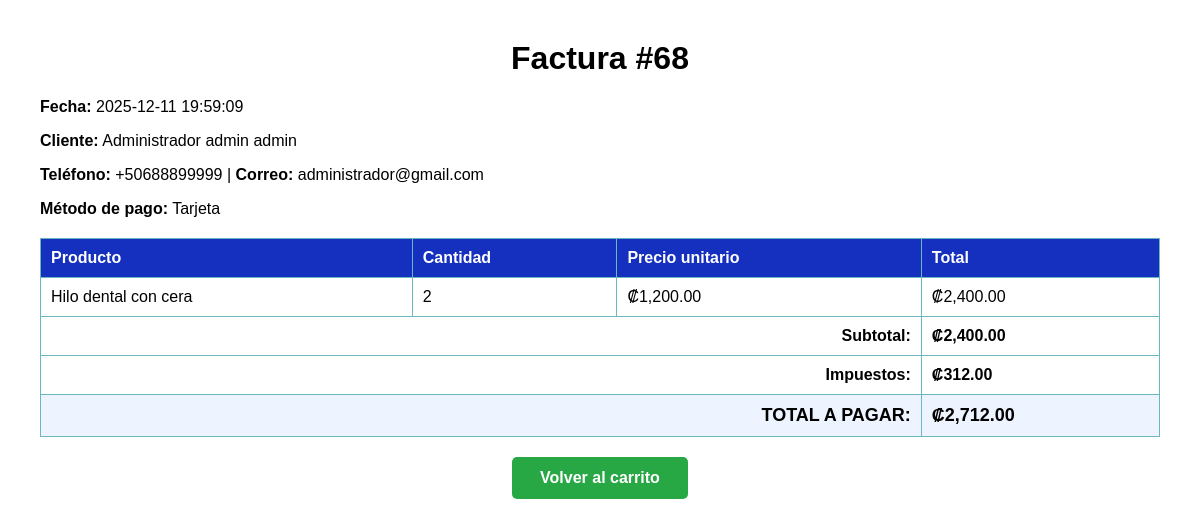
Page /modulos/ventas/factura.php?id_venta=68 on the committed database.
### tables this page shows
CREATE TABLE `ventas` (
  `id_venta` int NOT NULL,
  `id_usuario` int NOT NULL,
  `id_cliente` int NOT NULL,
  `fecha_venta` datetime DEFAULT CURRENT_TIMESTAMP,
  `subtotal` decimal(10,2) DEFAULT NULL,
  `impuestos` decimal(10,2) DEFAULT NULL,
  `total` decimal(10,2) DEFAULT NULL,
  `metodo_pago` varchar(50) DEFAULT NULL,
  `estado` tinyint(1) DEFAULT '1'
);

CREATE TABLE `usuarios` (
  `id_usuario` int NOT NULL,
  `nombre` varchar(100) DEFAULT NULL,
  `apellido1` varchar(100) DEFAULT NULL,
  `apellido2` varchar(100) DEFAULT NULL,
  `email` varchar(120) NOT NULL,
  `telefono` varchar(20) DEFAULT NULL,
  `identificacion` varchar(50) NOT NULL,
  `tipo_doc` varchar(20) NOT NULL,
  `password` varchar(255) NOT NULL,
  `id_rol` int NOT NULL,
  `fecha_creacion` datetime DEFAULT CURRENT_TIMESTAMP
);

CREATE TABLE `detalle_venta` (
  `id_detalle` int NOT NULL,
  `id_venta` int NOT NULL,
  `id_producto` int NOT NULL,
  `id_lote` int DEFAULT NULL,
  `cantidad` int NOT NULL,
  `precio_unitario` decimal(10,2) DEFAULT NULL,
  `total` decimal(10,2) DEFAULT NULL,
  `descuento` decimal(10,2) DEFAULT '0.00'
);

CREATE TABLE `productos` (
  `id_producto` int NOT NULL,
  `nombre` varchar(150) NOT NULL,
  `descripcion` text,
  `unidad` varchar(100) DEFAULT NULL,
  `id_categoria` int DEFAULT NULL,
  `precio` decimal(10,2) NOT NULL,
  `costo_unidad` decimal(10,2) DEFAULT NULL,
  `stock_total` int NOT NULL,
  `stock_minimo` int DEFAULT '0',
  `fecha_creacion` datetime DEFAULT CURRENT_TIMESTAMP,
  `actualizado_en` timestamp NULL DEFAULT CURRENT_TIMESTAMP ON UPDATE CURRENT_TIMESTAMP,
  `fecha_caducidad` date DEFAULT NULL,
  `estado` enum('activo','inactivo') DEFAULT 'activo',
  `descuento` decimal(5,2) DEFAULT '0.00'
);

### modulos/ventas/factura.php (the view, shortened to what this page needs)
<?php
require '../../config/conexion.php';
$id_venta = (int)$_GET['id_venta'];
$sql_venta = "
    SELECT
        v.id_venta,
        v.fecha_venta,
        v.subtotal,
        v.impuestos,
        v.total,
        v.metodo_pago,
        CONCAT(uc.nombre, ' ', uc.apellido1, ' ', IFNULL(uc.apellido2, '')) AS cliente_nombre,
        uc.telefono   AS cliente_telefono,
        uc.email      AS cliente_correo
    FROM ventas v
    INNER JOIN clientes c ON v.id_cliente = c.id_cliente
    INNER JOIN usuarios uc ON c.id_usuario = uc.id_usuario
    WHERE v.id_venta = ?
";
$stmt = $conn->prepare($sql_venta);
$stmt->bind_param("i", $id_venta);
$stmt->execute();
$venta = $stmt->get_result()->fetch_assoc();
$sql_detalle = "SELECT dv.id_producto, p.nombre, dv.cantidad, dv.precio_unitario, dv.total, dv.descuento
                FROM detalle_venta dv
                JOIN productos p ON dv.id_producto = p.id_producto
                WHERE dv.id_venta = ?";
$stmt2 = $conn->prepare($sql_detalle);
$stmt2->bind_param("i", $id_venta);
$stmt2->execute();
$result_detalle = $stmt2->get_result();
$productos = [];
while ($row = $result_detalle->fetch_assoc()) {
    $productos[] = $row;
}
?>
<!DOCTYPE html>
<html lang="es">
<head>
</head>
<body>
    <h1>Factura #<?php echo $venta['id_venta']; ?></h1>
    <p><strong>Fecha:</strong> <?php echo $venta['fecha_venta']; ?></p>
    <p><strong>Cliente:</strong> <?php echo $venta['cliente_nombre']; ?></p>
    <p><strong>Teléfono:</strong> <?php echo $venta['cliente_telefono']; ?> |
       <strong>Correo:</strong> <?php echo $venta['cliente_correo']; ?></p>
    <p><strong>Método de pago:</strong> <?php echo $venta['metodo_pago']; ?></p>
    <table>
        <thead>
            <tr>
                <th>Producto</th>
                <th>Cantidad</th>
                <th>Precio unitario</th>
                <th>Total</th>
            </tr>
        </thead>
        <tbody>
        <?php foreach ($productos as $p): ?>
            <tr>
                <td><?php echo $p['nombre']; ?></td>
                <td><?php echo $p['cantidad']; ?></td>
                <td>₡<?php echo number_format($p['precio_unitario'], 2); ?></td>
                <td>
                    ₡<?php echo number_format($p['total'], 2); ?>
                </td>
            </tr>
        <?php endforeach; ?>
        </tbody>
        <tfoot>
            <tr>
                <td colspan="3" style="text-align:right;">Subtotal:</td>
                <td>₡<?php echo number_format($venta['subtotal'], 2); ?></td>
            </tr>
            <tr>
                <td colspan="3" style="text-align:right;">Impuestos:</td>
                <td>₡<?php echo number_format($venta['impuestos'], 2); ?></td>
            </tr>
            <tr style="background:#eef4ff;">
                <td colspan="3" style="text-align:right; font-size:18px;">TOTAL A PAGAR:</td>
                <td style="font-size:18px;">₡<?php echo number_format($venta['total'], 2); ?></td>
            </tr>
        </tfoot>
    </table>
    <div style="text-align: center;">
        <a href="carrito.php" class="boton-carrito">Volver al carrito</a>
    </div>
</body>
</html>

### modulos/ventas/factura.php (style rules this page uses)
body { font-family: Arial, sans-serif; margin: 40px; }
h1 { text-align: center; }
table { width: 100%; border-collapse: collapse; margin-top: 20px; }
th, td { border: 1px solid #69B7BF; padding: 10px; text-align: left; }
th { background: #152fbf; color: white; }
tfoot td { font-weight: bold; }
.boton-carrito { display: inline-block; background: #28a745; color: #fff; padding: 12px 28px; border-radius: 5px; text-decoration: none; font-size: 16px; font-weight: bold; margin-top: 20px; }

### rows in the picture
ventas: id_venta "68", fecha_venta "2025-12-11 19:59:09", id_usuario.telefono "+50688899999", id_usuario.email "administrador@gmail.com", metodo_pago "Tarjeta", subtotal "2,400.00", impuestos "312.00", total "2,712.00"
detalle_venta: id_producto.nombre "Hilo dental con cera", cantidad "2", precio_unitario "1,200.00", total "2,400.00"

### other values in the picture
$venta['cliente_nombre'] "Administrador admin admin"
